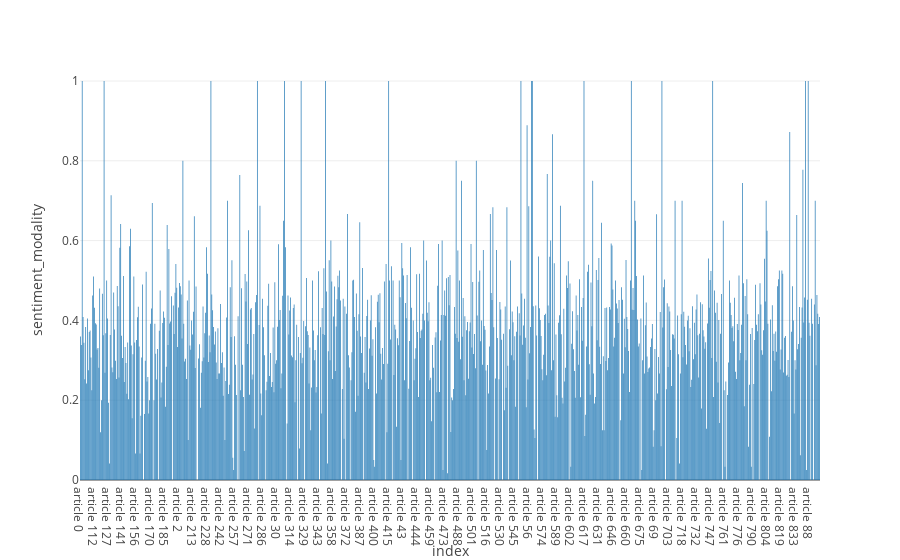

Notebook code for this chart:
### Code cell
px.bar(articles_df, x='index', y='sentiment_modality')

### Figure 1 — Plotly figure (JSON) as saved in the notebook; plotly's stock layout.template omitted (floating-point values rounded to 4 significant figures; data arrays with more than 128 entries replaced by an {"elided": "..."} marker saying what was removed)
{"data": [{"alignmentgroup": "True", "hovertemplate": "index=%{x}<br>sentiment_modality=%{y}<extra></extra>", "legendgroup": "", "marker": {"color": "#1F77B4", "pattern": {"shape": ""}}, "name": "", "offsetgroup": "", "orientation": "v", "showlegend": false, "textposition": "auto", "type": "bar", "x": {"elided": "845 str values"}, "xaxis": "x", "y": {"elided": "845 float values"}, "yaxis": "y"}], "layout": {"barmode": "relative", "legend": {"tracegroupgap": 0}, "margin": {"t": 60}, "xaxis": {"anchor": "y", "domain": [0, 1], "title": {"text": "index"}}, "yaxis": {"anchor": "x", "domain": [0, 1], "title": {"text": "sentiment_modality"}}}}
